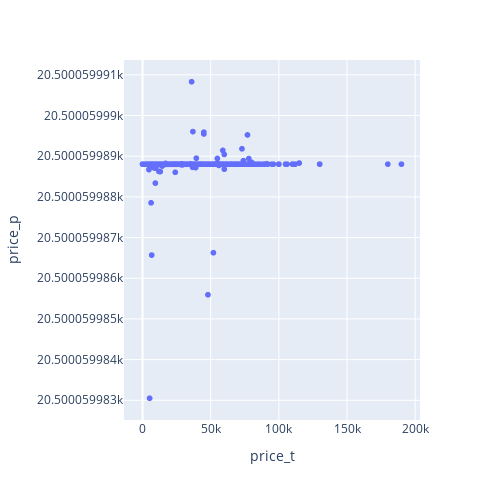

The cell this chart's notebook holds for it:
### Code cell
# nn.Train(epochs=10,learning_rate=0.001,Optimizer=optim,report_every=1)
nn.Predict_to_pandas(input_names=exploded.drop(columns = 'price').columns.tolist(),target_names=['price']).plot(x='price_t',y='price_p',kind='scatter',backend='plotly',width=500,height=500)

### Figure 1 — Plotly figure (JSON) as saved in the notebook; plotly's stock layout.template omitted (floating-point values rounded to 4 significant figures; data arrays with more than 128 entries replaced by an {"elided": "..."} marker saying what was removed)
{"data": [{"hovertemplate": "price_t=%{x}<br>price_p=%{y}<extra></extra>", "legendgroup": "", "marker": {"color": "#636efa", "symbol": "circle"}, "mode": "markers", "name": "", "showlegend": false, "type": "scattergl", "x": {"elided": "8108 int values"}, "xaxis": "x", "y": {"elided": "8108 float values"}, "yaxis": "y"}], "layout": {"height": 500, "legend": {"tracegroupgap": 0}, "margin": {"t": 60}, "width": 500, "xaxis": {"anchor": "y", "domain": [0, 1], "title": {"text": "price_t"}}, "yaxis": {"anchor": "x", "domain": [0, 1], "title": {"text": "price_p"}}}}
